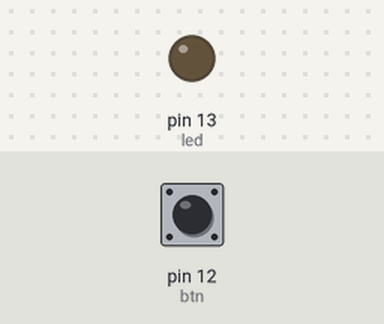
Simulated run of this sketch. Board: Arduino Uno, built with avr-gcc and run on an emulated ATmega328P. Shown: output pins drawn as LEDs (lit = HIGH). The inputs (shaded band) are chosen by the test bench; at power-on: pin 12 (btn) LOW.

Above: at 1.2 s.
1.3 s: pin 12 (btn) pulled HIGH for 0.15 s
At 1.37 s:
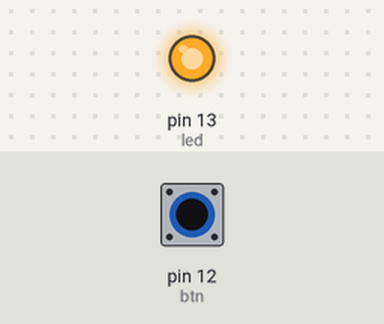
2.9 s: pin 12 (btn) pulled HIGH for 3.2 s
At 7.3 s:
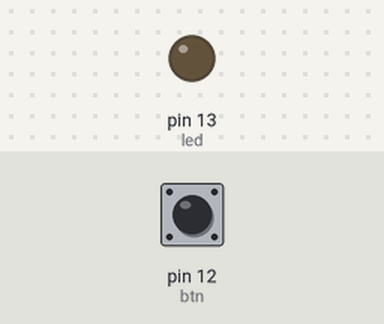
Timing chart, 0 to 8.8 s (numbered marks = the images above; inputs shaded):
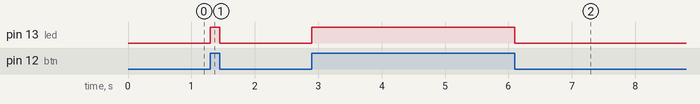

Measured:
- after the input at 1.3 s, pin 13 (led): LOW → HIGH at once, → LOW 0.15 s later
- after the input at 2.9 s, pin 13 (led): LOW → HIGH at once, → LOW 3.2 s later

The sketch:

led5.ino
```cpp
//this file is used to get a blink led


int led = 13;
int btn = 12;
void setup()
{
	pinMode(led,OUTPUT);
	pinMode(btn,INPUT);
}

void loop()
{
	digitalWrite(led,digitalRead(btn));
}
```
